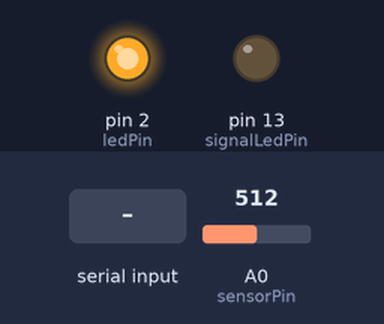
Recording of a sketch running on a simulated Arduino Uno, built with avr-gcc and run on an emulated ATmega328P. On the bench: output pins drawn as LEDs (lit = HIGH). Inputs (shaded band) come from the test bench; at power-on: A0 (sensorPin) = 512.

Above: at 2.2 s.
2.3 s: byte 30 received over Serial
At 3.0 s:
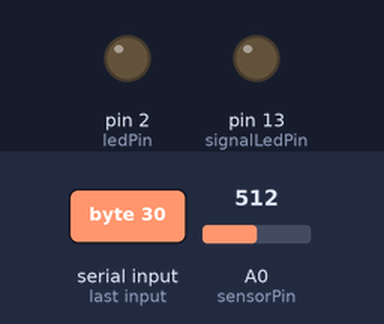
4.1 s: A0 (sensorPin) set to 528
5.6 s: A0 (sensorPin) set to 553
At 6.2 s:
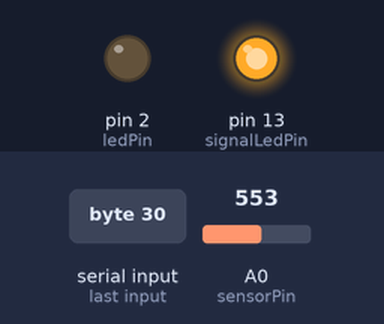
7.1 s: byte 90 received over Serial
At 24.0 s:
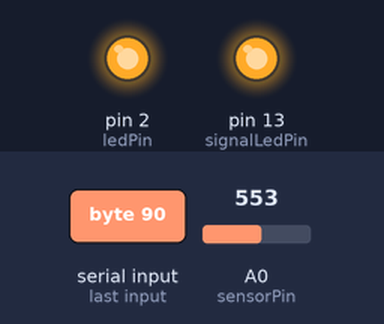
Timing chart, 0 to 24.7 s (numbered marks = the images above; inputs shaded):
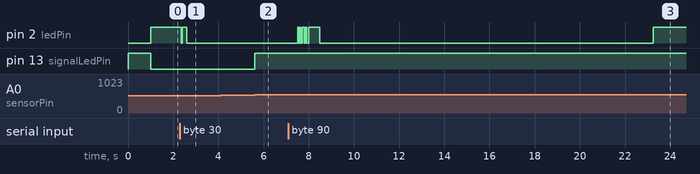

The sketch:

auroraLink61.ino
```cpp
/*
 * Aurora-Link v3.9.12
 * - Fix: signalLedPin (Pin 13) now stays ON during reception.
 * - Fix: ledPin (Pin 2) only goes LOW when transmitting data.
 * - Logic: Reference is LOCKED on Reset.
 * - Speed: 20 Baud.
 */

long baudRate = 20;

const int ledPin = 2;
const int signalLedPin = 13;
const int sensorPin = A0;

bool sightingMode = true;
unsigned long lastActivity = 0;
const unsigned long timeout = 15000;

float referenceLevel = 512.0;
const float deltaPercent = 0.05;

void setup() {
  Serial.begin(baudRate);
  pinMode(ledPin, OUTPUT);
  pinMode(signalLedPin, OUTPUT);

  digitalWrite(signalLedPin, HIGH);
  delay(1000);

  referenceLevel = (float)analogRead(sensorPin);

  digitalWrite(signalLedPin, LOW);
  digitalWrite(ledPin, HIGH);
  lastActivity = millis();
}

void loop() {
  unsigned long currentTime = millis();
  int sensorValue = analogRead(sensorPin);
  float change = ((float)sensorValue - referenceLevel) / referenceLevel;

  // 1. CONSTANT RECEIVER & SIGNAL LIGHT
  // Pin 13 now purely reflects the sensor state regardless of mode.
  if (change > deltaPercent) {
    digitalWrite(signalLedPin, HIGH);

    // If we were in Sighting Mode, typing elsewhere or receiving
    // data should technically move us into Data Mode.
    if (sightingMode) {
      sightingMode = false;
    }

    char receivedChar = receiveByte();
    if (receivedChar > 0) {
      Serial.write(receivedChar);
      lastActivity = millis();
    }
  } else {
    digitalWrite(signalLedPin, LOW);
  }

  // 2. TRANSMITTER
  if (Serial.available() > 0) {
    char outChar = (char)Serial.read();
    lastActivity = millis();
    sightingMode = false;

    // The LED is handled inside transmitByte (High for Start, Low for Stop)
    transmitByte(outChar);
  }

  // 3. AUTOMATIC SIGHTING BEACON TIMER
  if (!sightingMode && (currentTime - lastActivity > timeout)) {
    sightingMode = true;
  }

  // 4. LED IDLE STATE (ONLY GOES LOW IF SENDING DATA OR IN DATA MODE)
  if (sightingMode) {
    digitalWrite(ledPin, HIGH);
  } else {
    // Stays LOW while in data mode until transmitByte takes over.
    digitalWrite(ledPin, LOW);
  }
}

void transmitByte(char c) {
  int bitTime = 1000 / baudRate;

  digitalWrite(ledPin, HIGH); // Start Bit
  delay(bitTime);

  for (int i = 0; i < 8; i++) {
    digitalWrite(ledPin, bitRead(c, i));
    delay(bitTime);
  }

  digitalWrite(ledPin, LOW); // Stop Bit
  delay(bitTime);
}

char receiveByte() {
  int bitTime = 1000 / baudRate;
  int sampleOffset = bitTime * 1.5;

  char result = 0;
  // Wait to hit center of Bit 0
  delay(sampleOffset);

  for (int i = 0; i < 8; i++) {
    int val = analogRead(sensorPin);
    float diff = ((float)val - referenceLevel) / referenceLevel;

    if (diff > (deltaPercent / 2)) {
      bitSet(result, i);
      digitalWrite(signalLedPin, HIGH);
    } else {
      digitalWrite(signalLedPin, LOW);
    }
    delay(bitTime);
  }

  // Let the signal light reflect the real-time sensor state again after decoding
  return result;
}
```

Measured:
- the behaviour switches between 537 and 538 on A0 (sensorPin) (found by bisection; images 1 and 2)
- after the input at 2.3 s, pin 2 (ledPin): HIGH → LOW after 0.06 s, → HIGH 0.05 s later, → LOW 0.20 s later
- after the input at 4.1 s, every drawn part: stays the same
- after the input at 5.6 s, pin 13 (signalLedPin): LOW → HIGH at once
